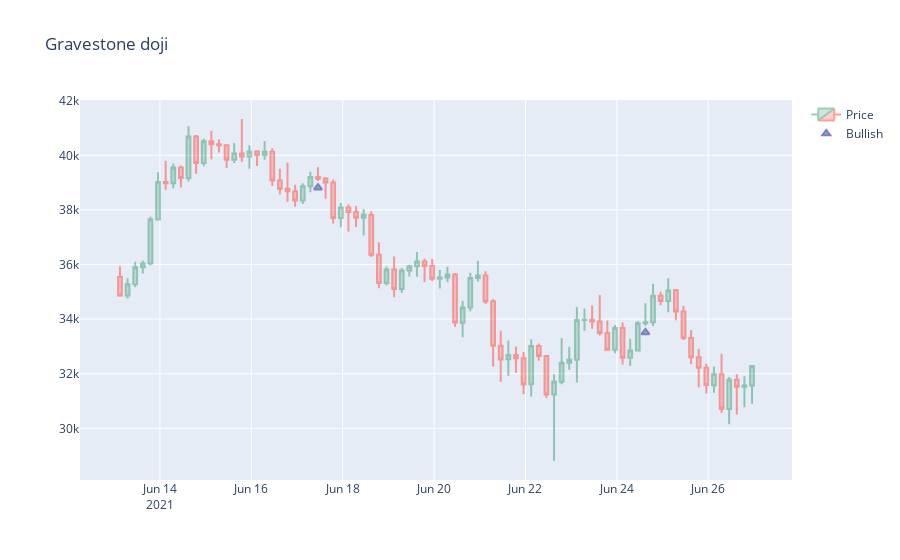

Notebook cell for this chart:
### Code cell
fig = go.Figure()

fig.add_trace(go.Candlestick(x=gravestone_doji_plot['Time'],
                             open=gravestone_doji_plot['Open'],
                             high=gravestone_doji_plot['High'],
                             low=gravestone_doji_plot['Low'],
                             close=gravestone_doji_plot['Close'], name="Price", opacity=0.5))


fig.add_trace(go.Scatter(x=gravestone_doji_plot['Time'], 
                         y=gravestone_doji_plot['gravestone_doji_bullish_dot'],
                         opacity=1, mode='markers', marker=dict(color='#16FF32', symbol='5', size=7, line=dict(color='MediumPurple',width=2)),
                         name="Bullish"))


fig.update_layout(xaxis_rangeslider_visible=False, title = 'Gravestone doji')
iplot(fig, show_link=False)
